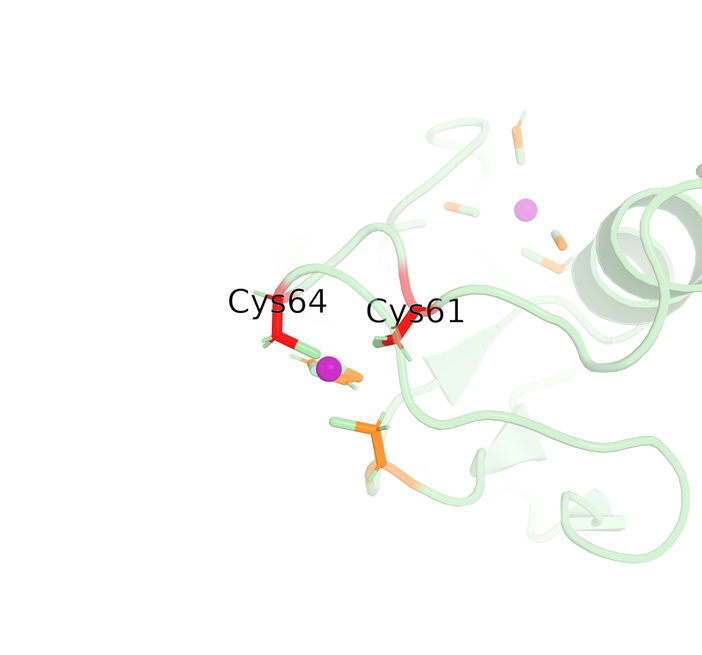
#> input picture scratch/pymol/ring_zinc.png, 702 x 655 px, shrunk from 1500 x 1400 before the run, found by its file name
$ python build_mutation_composite.py
#> lines starting #> are read from the running program, lines starting #| are printed output that depends on the picture
"""Compose the structural-consequence-of-mutation figure (2 panels)."""
import matplotlib
matplotlib.use("Agg")
import matplotlib.pyplot as plt
from PIL import Image, ImageChops

OUT = "primevarclass_manuscript_analysis/fig_mutation_consequence.png"
PANELS = [
    ("scratch/pymol/ring_zinc.png",
     "(A) Sítio de zinco do domínio RING do BRCA1 (PDB 1JM7)\nCys61 e Cys64 (vermelho) coordenam o Zn²⁺ (roxo)"),
    ("scratch/pymol/brct_mut.png",
     "(B) Domínio BRCT com a variante patogênica\nBRCA1 p.Met1775Arg (resíduo 1775; PDB 1N5O)"),
]


def trim(im):
    im = im.convert("RGB")
    bg = Image.new("RGB", im.size, (255, 255, 255))
    bbox = ImageChops.difference(im, bg).getbbox()
    if bbox:
        p = 10
        l, t, r, b = bbox
        im = im.crop((max(l - p, 0), max(t - p, 0), min(r + p, im.width), min(b + p, im.height)))
    return im


fig, axes = plt.subplots(1, 2, figsize=(11, 5.2), dpi=200)
for ax, (path, title) in zip(axes, PANELS):
    ax.imshow(trim(Image.open(path)))
#> in trim, `bg = Image.new("RGB", im.size, (255, 255, 255))`: bg: PIL image 702x655 RGB; every value is 255
#> in trim, `bbox = ImageChops.difference(im, bg).getbbox()`: bbox = (227, 110, 702, 566)
#> in trim, `l, t, r, b = bbox`: l = 227; t = 110; r = 702; b = 566
#> in trim, `im = im.crop((max(l - p, 0), max(t - p, 0), min(r + p, im.width), min(..`:
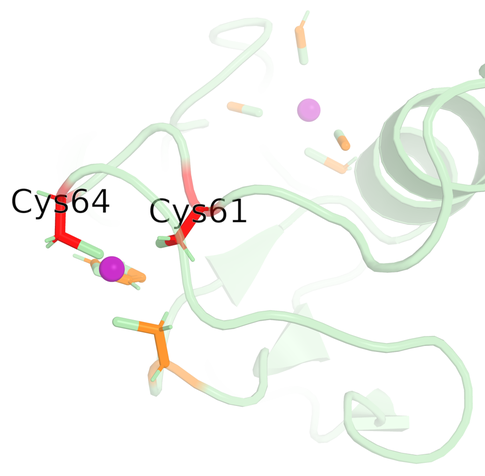
#> im: PIL image 485x476 RGB; mean R, G, B 246.7, 247.7, 244.2
    ax.set_title(title, fontsize=9)
    ax.axis("off")
#> pass 2 of the loop `for ax, (path, title) in zip(axes, PANELS):`:
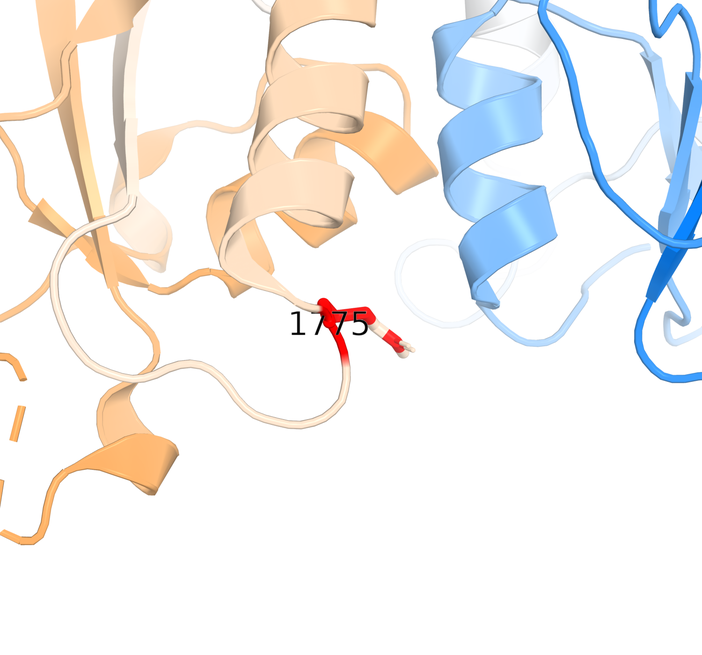
#> input picture scratch/pymol/brct_mut.png, 702 x 655 px, shrunk from 1500 x 1400 before the run, found by its file name
#> bbox = (0, 0, 702, 548)
#> l = 0; b = 548
#> in trim (call 2), `im = im.crop((max(l - p, 0), max(t - p, 0), min(r + p, im.width), min(..`:
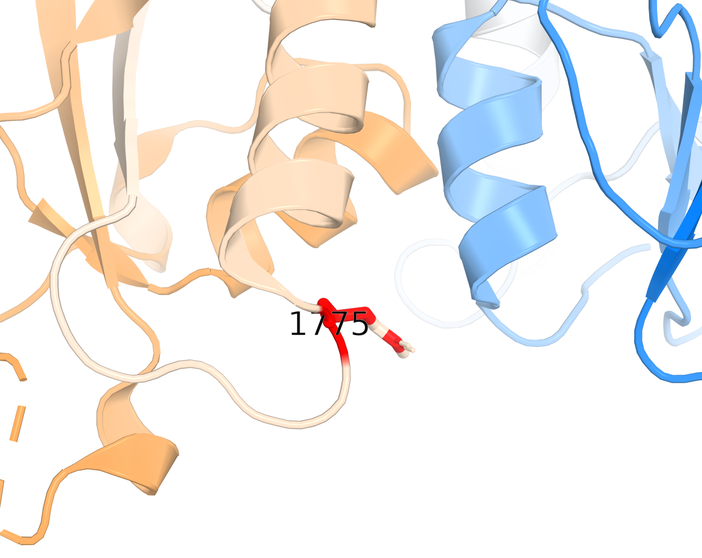
#> im: PIL image 702x558 RGB; mean R, G, B 241.3, 239.2, 237.5
plt.tight_layout()
plt.savefig(OUT, bbox_inches="tight", facecolor="white")
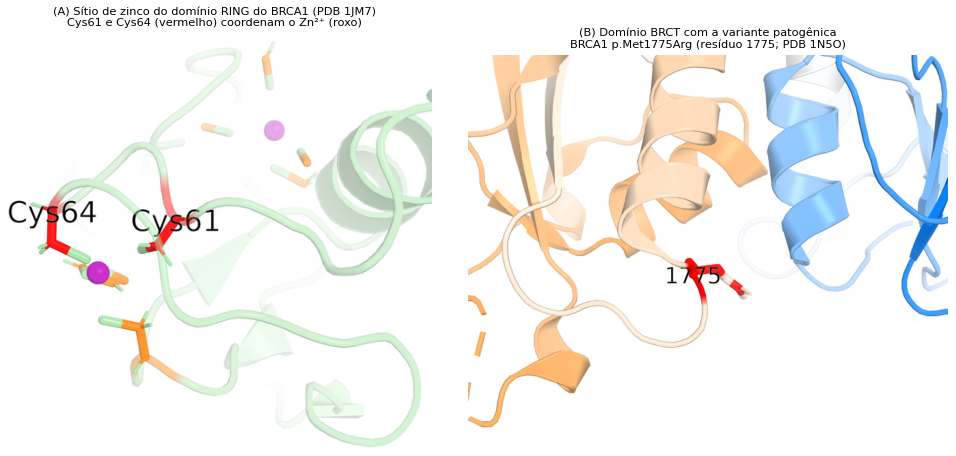
#> figure drawn by matplotlib, 2 panels
plt.close()
print("wrote", OUT)
